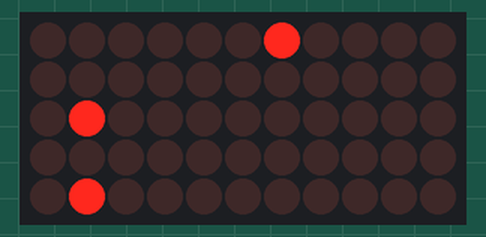
Simulated run of this program. Board: Raspberry Pi (BCM pin numbers) with a Scroll pHAT. Shown: 11×5 LED matrix. Random numbers come from a fixed seed.

Above: at 0.17 s.
At 12.16 s:
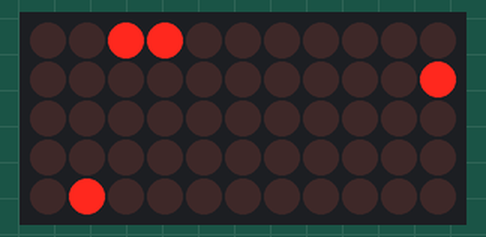
At 19.82 s:
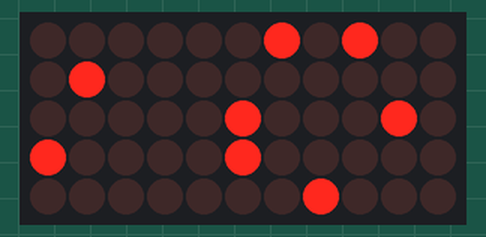
At 21.24 s:
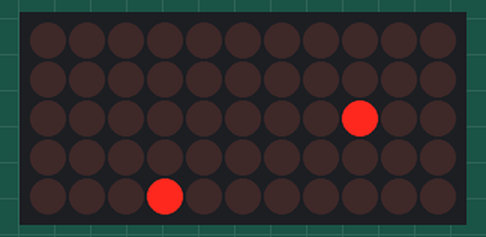
At 27.09 s:
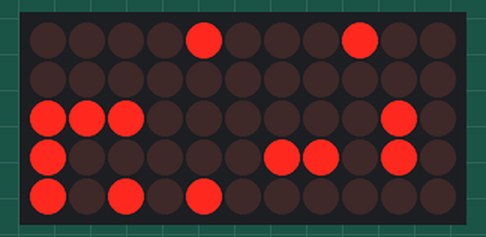
At 36.12 s:
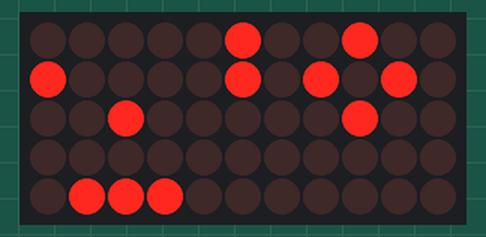

Measured:
- what the display in image 2 shows lasts 0.4 s, from 19.6 s to 20.0 s

The program:

dots_crash.py
```python
#!/usr/bin/env python

import scrollphat as sp
import math
import time
import sys
from random import randint

i = 0
buf = [0] * 11

while True:
    clear = (randint(0,1000)) # rnd var for timing of crashes
    change_brightness = (randint(0,2))
    if change_brightness == 2:
        sp.set_brightness(randint(1,128))
    y = randint(0,4)
    x = randint(0,10)
    sp.set_pixel(x,y,(randint(0,1)))
    sp.update()
    time.sleep(0.02)
    for r in range(0,2):
        y = randint(0,4)
        x = randint(0,10)
        sp.set_pixel(x,y,0)
        sp.update()
        time.sleep(0.01)
    if clear > 993:
        if clear > 996:
            for w in range(0,randint(3,9)):
                for x in range(0,11):
                    for y in range(0,5):
                        sp.set_pixel(x,y,randint(0,1))
                        sp.set_brightness(128)
                sp.update()
                time.sleep(0.01)
                sp.clear()
                time.sleep(0.01)
        else:
            for w in range(0,randint(3,9)):
                for x in range(0,11):
                    for y in range(0,randint(1,5)):
                        sp.set_pixel(x,y,1)
                        sp.set_brightness(128)
                sp.update()
                time.sleep(0.01)
                sp.clear()
                time.sleep(0.01)
```
